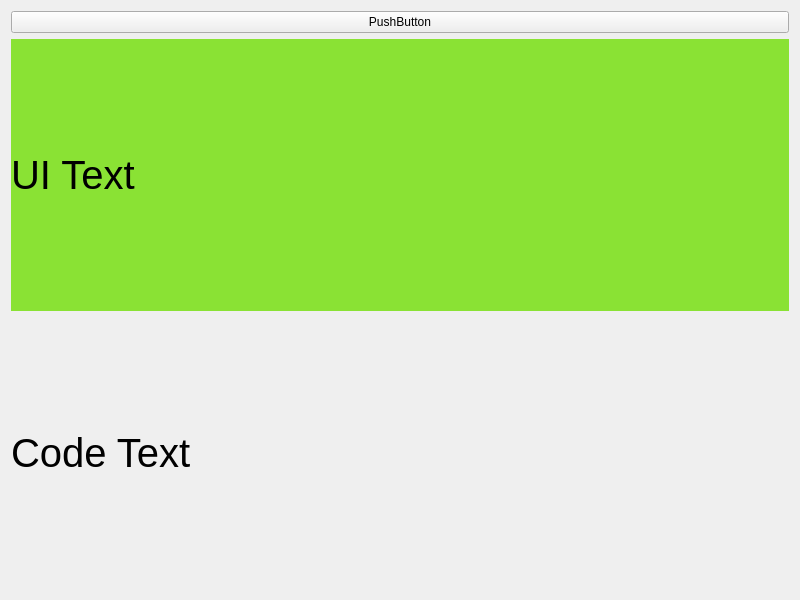
<?xml version="1.0" encoding="UTF-8"?>
<ui version="4.0">
 <class>Widget</class>
 <widget class="QWidget" name="Widget">
  <property name="geometry">
   <rect>
    <x>0</x>
    <y>0</y>
    <width>800</width>
    <height>600</height>
   </rect>
  </property>
  <property name="windowTitle">
   <string>Widget</string>
  </property>
  <layout class="QVBoxLayout" name="verticalLayout">
   <item>
    <widget class="QPushButton" name="pushButton">
     <property name="sizePolicy">
      <sizepolicy hsizetype="Minimum" vsizetype="Fixed">
       <horstretch>0</horstretch>
       <verstretch>0</verstretch>
      </sizepolicy>
     </property>
     <property name="text">
      <string>PushButton</string>
     </property>
    </widget>
   </item>
   <item>
    <widget class="QLabel" name="uiTextLabel">
     <property name="font">
      <font>
       <pointsize>30</pointsize>
      </font>
     </property>
     <property name="styleSheet">
      <string notr="true">background-color: rgb(138, 226, 52);
border-color: rgb(143, 89, 2);

</string>
     </property>
     <property name="text">
      <string>UI Text</string>
     </property>
    </widget>
   </item>
   <item>
    <widget class="QLabel" name="codeTextLabel">
     <property name="font">
      <font>
       <pointsize>30</pointsize>
      </font>
     </property>
     <property name="text">
      <string>Code Text</string>
     </property>
    </widget>
   </item>
  </layout>
 </widget>
 <resources/>
 <connections/>
</ui>
